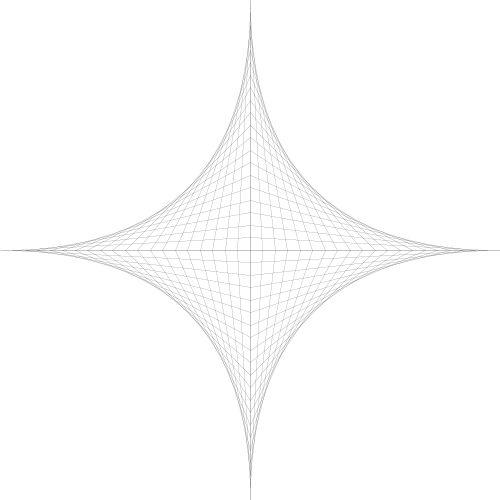
Frame 1 (no input)
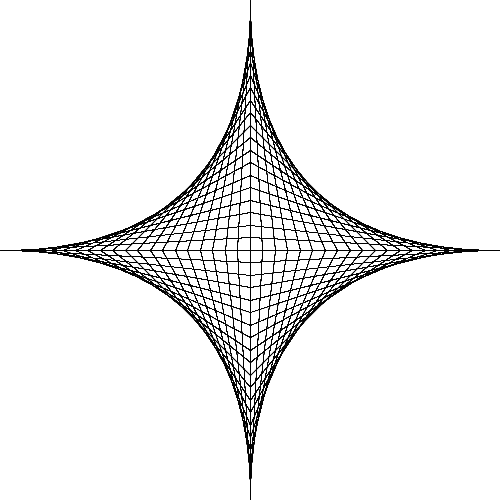
Frame 60 (the mouse pressed at the canvas centre just before this capture)
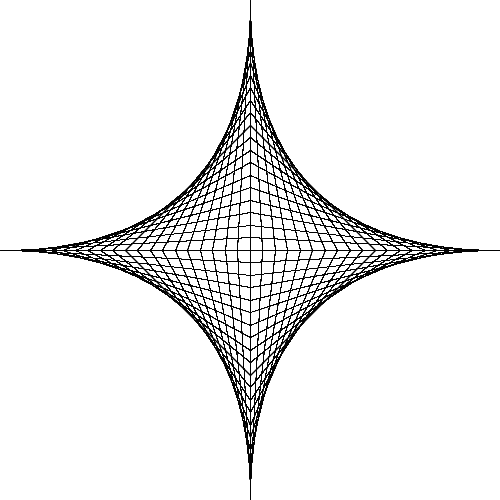
Frame 120 (the mouse held since frame 60 and released just before this capture)

The Processing sketch that drew these frames (run headless with seeded random() and noise(); from frame 60 on, the mouse is pressed at the canvas centre):

// Processing sketch: processing_152147
// ── processing_152147.pde

void setup() {
  background(255);
  size(500,500); 
  strokeWeight(0.02);
  //line(width/2,height*.1,width/2,height*.9);
  //line(width*.1,height/2,width*.9,height/2);
}

int nlines=20;
int type=1;
int maxtypes=5;
int halfwidth=width/2;
int halfheight=height/2;
float dist;

void draw() {
  //print(nlines);
  if (type==1 || type==3) {
    for (int i=-1; i<nlines;i++) {
      dist=0.5/nlines;
      line(width/2,height*(i+1)*dist,(width/2)+width*(i+1)*dist,height/2);
      line(width/2,height-(height*(i+1)*dist),(width/2)+width*(i+1)*dist,height/2);
      line(width/2,height*(i+1)*dist,width-((width/2)+width*(i+1)*dist),height/2);
      line(width/2,height-(height*(i+1)*dist),width-((width/2)+width*(i+1)*dist),height/2);
    }
  }
  if (type==2 || type==3) {  
    for (int i=-1; i<nlines;i++) {
      dist=0.5/nlines;
      line((width/2)+width*(i+1)*dist,0,width,(height*(i+1)*dist));
      line((width/2)+width*(i+1)*dist,height,width,height-(height*(i+1)*dist));
      line((width/2)-width*(i+1)*dist,0,0,(height*(i+1)*dist));
      line((width/2)-width*(i+1)*dist,height,0,height-(height*(i+1)*dist));
    }
  }
  if (type==4 || type==5) {  
    for (int i=-1; i<nlines*2;i++) {
      dist=0.5/(nlines*2);
      line(0,height*(i+1)*dist*2,width*(i+1)*dist*2,height);
      line(width*(i+1)*dist*2,0,width,height*(i+1)*dist*2);
    }
  }
  if (type==5) {  
    for (int i=-1; i<nlines*2;i++) {
      dist=0.5/(nlines*2);
      line(0,height*(i+1)*dist*2,width-width*(i+1)*dist*2,0);
      line(width,height*(i+1)*dist*2,width-width*(i+1)*dist*2,height);
    }
  }
}

void mouseClicked() {
  type=(type % maxtypes)+1;
  background(255);
} 

void keyPressed() {
  if (key == CODED) {
    switch (keyCode) {
      case UP:
      if (nlines<120) {
        background(255);
        nlines+=1;
      }
      break;
      case DOWN:
      if (nlines>=2) {
        background(255);
        nlines-=1;
      }
    }
  }
}
